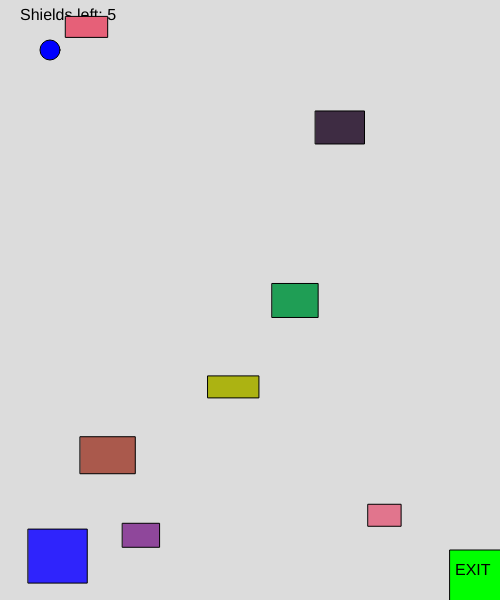
Frame 1 (no input)
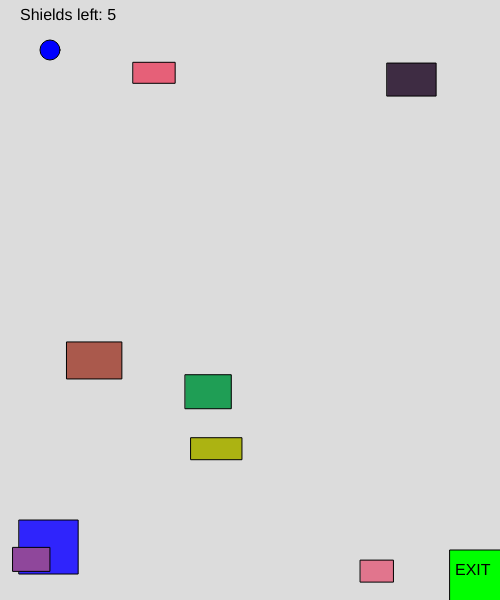
Frame 60 (no input)
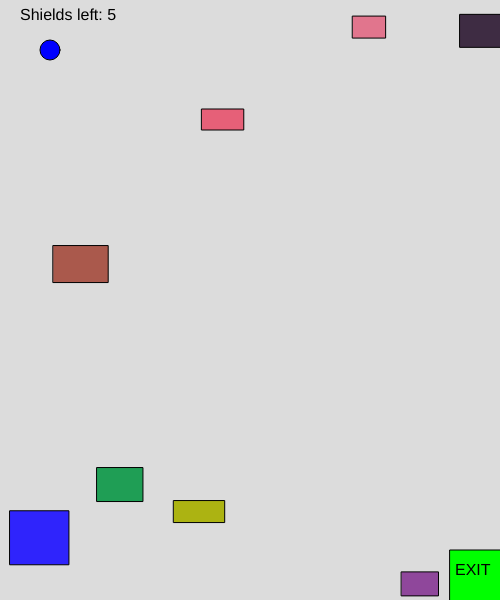
Frame 120 (the mouse pressed at the canvas centre since frame 60)

The p5.js sketch that drew these frames (run headless with seeded random() and noise() and a simulated clock; from frame 60 on, the mouse is pressed at the canvas centre):

// p5.js sketch
// ── sketch.js
// Player position
var playerX = 50;
var playerY = 50;

// Movement keys
var keyW = 87;
var keyA = 65;
var keyS = 83;
var keyD = 68;

// Moving obstacles array
var obstacles = [];

// Mouse-placed obstacles array
var mouseObstacles = [];

// Exit area
var exitX = 450;
var exitY = 550;
var exitSize = 60;

// Shields
var maxShields = 5;

function setup() {
    createCanvas(500, 600);

    // Create 8 random moving obstacles
    for (var i = 0; i < 8; i++) {
        var randX = random(0, width - 60);
        var randY = random(0, height - 60);
        obstacles.push(createObstacle(randX, randY));
    }
}

function draw() {
    background(220);

    // Draw the exit zone
    fill(0, 255, 0);
    rect(exitX, exitY, exitSize, exitSize);
    textSize(16);
    fill(0);
    text("EXIT", exitX + 5, exitY + 25);

    // Draw player
    drawPlayer();
    handlePlayerMovement();

    // Draw Shield displays
    fill(0);
    textSize(16);
    text("Shields left: " + maxShields, 20, 20);

    // Warn player
    if (maxShields === 0) {
        fill(255, 0, 0);
        text("No shields left!", 20, 40);
    }

    if (isInSafeZone(playerX, playerY, 10)) {
        fill(0, 200, 255, 80); // light blue safe aura
        ellipse(playerX, playerY, 40); // glowing aura
    }

    // Move and draw each obstacle, and check collision
    for (var i = 0; i < obstacles.length; i++) {
        moveObstacle(obstacles[i]);
        drawObstacle(obstacles[i]);

        if (checkCollision(playerX, playerY, 10, obstacles[i]) && !isInSafeZone(playerX, playerY, 10)) {
            endGame("Game Over");
        }
    }

    // Draw mouse-created obstacles
    for (var j = 0; j < mouseObstacles.length; j++) {
        var m = mouseObstacles[j];
        fill(150, 100, 200);
        rect(m.x, m.y, m.w, m.h);
    }

    // Win condition check
    if (playerX > exitX && playerX < exitX + exitSize &&
        playerY > exitY && playerY < exitY + exitSize) {
        fill(0);
        textSize(32);
        text("You Win!", width / 2 - 80, height / 2);
        noLoop(); // stops draw loop
    }
}

function drawPlayer() {
    fill(0, 0, 255);
    ellipse(playerX, playerY, 20);
}

function handlePlayerMovement() {
    if (keyIsDown(keyW)) {
        playerY -= 3;
    }
    if (keyIsDown(keyS)) {
        playerY += 3;
    }
    if (keyIsDown(keyA)) {
        playerX -= 3;
    }
    if (keyIsDown(keyD)) {
        playerX += 3;
    }
}

function createObstacle(x, y) {
    return {
        x: x,
        y: y,
        w: Math.floor(random(20, 60)),
        h: Math.floor(random(20, 60)),
        speedX: random(-2, 2),
        speedY: random(-2, 2),
        color: color(random(255), random(255), random(255))
    };
}

function moveObstacle(obs) {
    obs.x += obs.speedX;
    obs.y += obs.speedY;

    // Wrap around the screen
    if (obs.x > width) {
        obs.x = 0;
    } else if (obs.x < 0) {
        obs.x = width;
    }

    if (obs.y > height) {
        obs.y = 0;
    } else if (obs.y < 0) {
        obs.y = height;
    }
}

function drawObstacle(obs) {
    fill(obs.color);
    rect(obs.x, obs.y, obs.w, obs.h);
}

function mouseClicked() {
    if (maxShields > 0) {
        mouseObstacles.push({
            x: mouseX,
            y: mouseY,
            w: 30,
            h: 30
        });
        maxShields--;
    }
}

// Check circular player against rectangular obstacle
function checkCollision(px, py, pr, obs) {
    return (px + pr > obs.x &&
            px - pr < obs.x + obs.w &&
            py + pr > obs.y &&
            py - pr < obs.y + obs.h);
}

// Same idea for mouse-placed blocks
function checkBoxCollision(px, py, pr, block) {
    return (px + pr > block.x &&
            px - pr < block.x + block.w &&
            py + pr > block.y &&
            py - pr < block.y + block.h);
}

// Show message and stop the game
function endGame(message) {
    fill(0);
    textSize(32);
    text(message, width / 2 - 80, height / 2);
    noLoop();
}

function isInSafeZone(px, py, pr) {
    for (var i = 0; i < mouseObstacles.length; i++) {
        var zone = mouseObstacles[i];
        if (px + pr > zone.x &&
            px - pr < zone.x + zone.w &&
            py + pr > zone.y &&
            py - pr < zone.y + zone.h) {
            return true; // Player is inside a safe zone
        }
    }
    return false;
}
